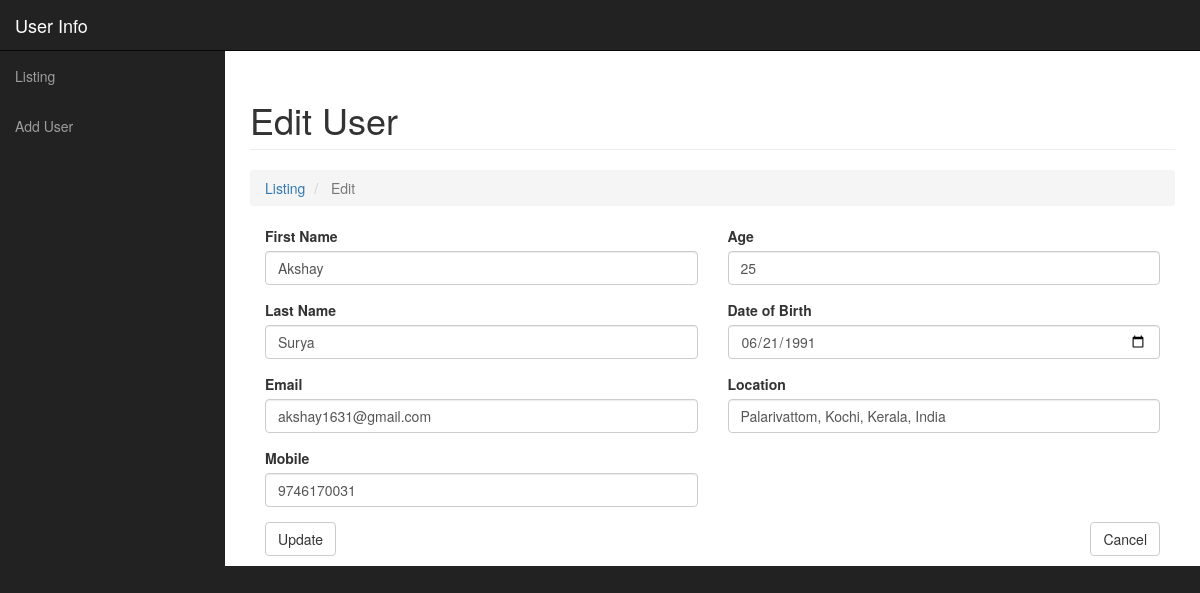
Screenshot of /edit/1 with the database file from the repository.
### user_admin/models.py (models this page shows, shortened)
class Profile(models.Model):
    user = models.OneToOneField(User)
    mobile = models.CharField(max_length=20, blank=True, null=True)
    age = models.CharField(max_length=10, blank=True, null=True)
    dob = models.DateField(blank=True, null=True)
    user_location = models.CharField(max_length=200, blank=True, null=True)

### user_admin/views.py (the view, shortened to what this page needs)
# urls.py: url(r'^edit/(?P<user_id>.*)', views.edit),
def edit(request, user_id):
    context_dict = {}
    user_profile = Profile.objects.get(id=user_id)
    context_dict['user_profile'] = user_profile
    return render(request, 'edit.html', context_dict)

### user_admin/templates/edit.html (shortened to what this page needs)
{% extends 'base_template.html' %}
{% load staticfiles %}
{% block main_content %}
<h1 class="page-header">
    {% if new_user %}
    New User
    {% else %}
    Edit User
    {% endif %}
</h1>
<ol class="breadcrumb">
    <li>
          <a href="/listing">Listing</a>
    </li>
    <li class="active">
         {% if new_user %}Add User{% else %}Edit{% endif %}
    </li>
</ol>
<form id="form_submit" role="form">
    <div class="col-lg-6">
        <div class="form-group">
            <label>First Name</label>
            <input id="first_name" class="form-control" placeholder="First Name" value="{{ user_profile.user.first_name }}" required>
        </div>
        <div class="form-group">
            <label>Last Name</label>
            <input id="last_name" class="form-control" placeholder="Last Name" value="{{ user_profile.user.last_name }}" required>
        </div>
        <div class="form-group">
            <label>Email</label>
            <input type="email" id="email" class="form-control" placeholder="Email" value="{{ user_profile.user.email }}" required>
        </div>
        <div class="form-group">
            <label>Mobile</label>
            <input type="number" id="mobile" class="form-control" placeholder="Mobile" value="{{ user_profile.mobile|default:"" }}" onKeyPress="return check(event,value)" onInput="checkLength()">
        </div>
    </div>
    <div class="col-lg-6">
        <div class="form-group">
            <label>Age</label>
            <input type="number" id="age" class="form-control" placeholder="Age" value="{{ user_profile.age|default:"" }}">
        </div>
        <div class="form-group">
            <label>Date of Birth</label>
            <input type="date" id="dob" class="form-control" placeholder="Date of Birth" value="{{ user_profile.dob|date:'Y-m-d'|default:"" }}">
        </div>
        <div class="form-group">
            <label>Location</label>
            <input id="location" class="form-control" placeholder="Location" value="{{ user_profile.user_location|default:"" }}">
        </div>
    </div>
    <div class="col-lg-12">
        <button id="user_submit" class="btn btn-default">{% if new_user %}Add{% else %}Update{% endif %}</button>
        <a href="/listing" id="cancel" class="btn btn-default pull-right">Cancel</a>
    </div>
</form>
{% endblock %}

### user_admin/static/css/sb-admin.css (style rules this page uses)
body { margin-top: 100px; background-color: #222; }
@media (min-width:768px) { body { margin-top: 50px; } }

### rows the page displays
Profile: user.first_name "Akshay", user.last_name "Surya", user.email "akshay1631@gmail.com", mobile "9746170031", age "25", dob "06/21/1991", user_location "Palarivattom, Kochi, Kerala, India"
